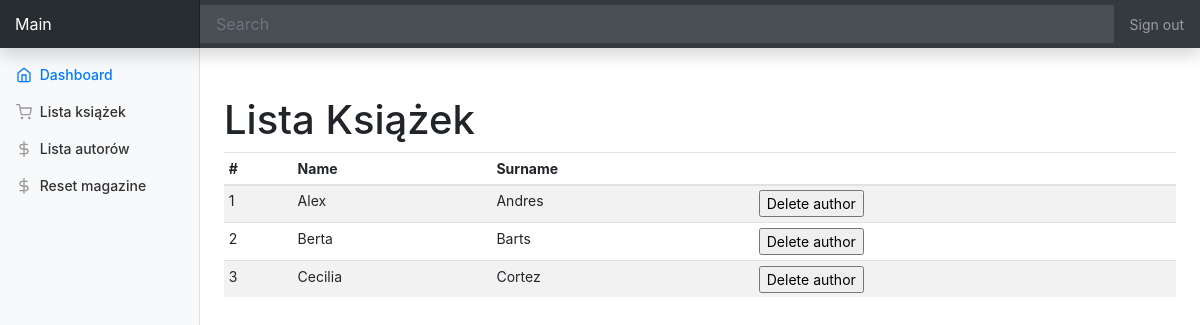
/authors_list, run on an earlier commit of the app's database.
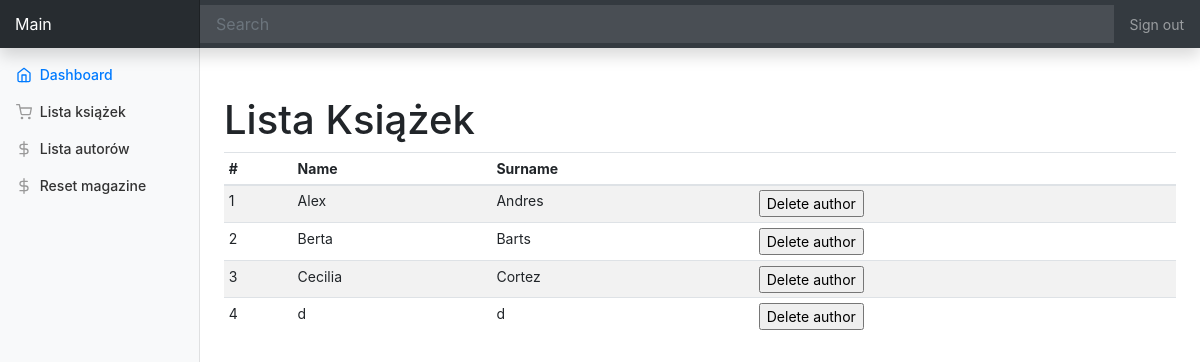
And on a later commit of the database.
### models/authors.py (models this page shows, shortened)
class Authors(db.Model):
    id = db.Column(db.Integer, primary_key=True)
    first_name = db.Column(db.Text)
    second_name = db.Column(db.Text)
    hidden = db.Column(db.Boolean)

### book_catalogue.py (the view)
@app.route("/authors_list", methods=["GET"])
def show_authors_list():
    authors_list = book_db.get_all_authors()
    return render_template("authors_list.html", authors_list=authors_list)

### book_catalogueSQLLite.py (called while the page is built)
    def get_all_authors(self):
        return Authors.query.all()

### templates/authors_list.html (shortened to what this page needs)
{% extends "base.html" %}
{% block content %}
<h1 class="mt-5">Lista Książek</h1>
<div class="table-responsive">
    <table class="table table-striped table-sm">
        <thead>
            <tr>
                <th>#</th>
                <th>Name</th>
                <th>Surname</th>
                <th></th>
            </tr>
        </thead>
        <tbody>
            {% for author in authors_list %}
            <tr>
                <td>{{ author.id}}</td>
                <td>{{ author.first_name }}</td>
                <td>{{ author.second_name }}</td>
                <td>
                    <form method="POST" action="{{ url_for('show_authors_list') }}">
                        <input type="submit" value="Delete author"></input>
                    </form>
                </td>
            </tr>
            {% endfor %}
        </tbody>
    </table>
</div>
{% endblock %}

What changed in the data, as far as the page shows it:
added Authors: id "4", first_name "d", second_name "d"
